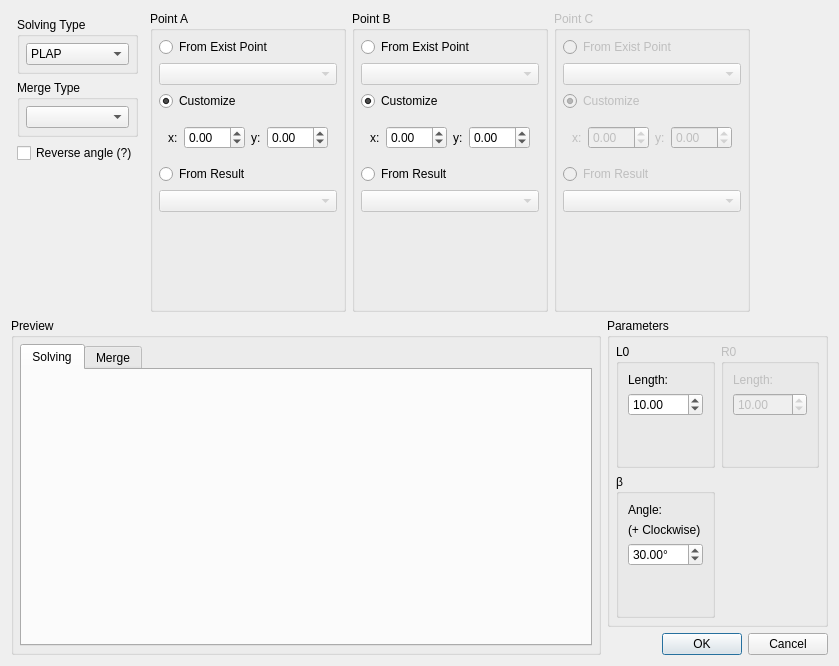
<?xml version="1.0" encoding="UTF-8"?>
<ui version="4.0">
 <class>Dialog</class>
 <widget class="QDialog" name="Dialog">
  <property name="geometry">
   <rect>
    <x>0</x>
    <y>0</y>
    <width>839</width>
    <height>666</height>
   </rect>
  </property>
  <property name="minimumSize">
   <size>
    <width>839</width>
    <height>666</height>
   </size>
  </property>
  <property name="maximumSize">
   <size>
    <width>839</width>
    <height>666</height>
   </size>
  </property>
  <property name="windowTitle">
   <string>Triangle Editor</string>
  </property>
  <property name="windowIcon">
   <iconset resource="../../../icons.qrc">
    <normaloff>:/icons/TS.png</normaloff>:/icons/TS.png</iconset>
  </property>
  <property name="modal">
   <bool>true</bool>
  </property>
  <layout class="QVBoxLayout" name="verticalLayout_14">
   <item>
    <layout class="QHBoxLayout" name="horizontalLayout_3">
     <item>
      <widget class="QWidget" name="typePanel" native="true">
       <layout class="QVBoxLayout" name="verticalLayout_3">
        <property name="spacing">
         <number>6</number>
        </property>
        <property name="leftMargin">
         <number>6</number>
        </property>
        <property name="topMargin">
         <number>6</number>
        </property>
        <property name="rightMargin">
         <number>6</number>
        </property>
        <property name="bottomMargin">
         <number>6</number>
        </property>
        <item>
         <widget class="QGroupBox" name="typeLayout">
          <property name="title">
           <string>Solving Type</string>
          </property>
          <layout class="QVBoxLayout" name="verticalLayout_10">
           <property name="leftMargin">
            <number>6</number>
           </property>
           <property name="topMargin">
            <number>6</number>
           </property>
           <property name="rightMargin">
            <number>6</number>
           </property>
           <property name="bottomMargin">
            <number>6</number>
           </property>
           <item>
            <widget class="QComboBox" name="type">
             <item>
              <property name="text">
               <string>PLAP</string>
              </property>
             </item>
             <item>
              <property name="text">
               <string>PLLP</string>
              </property>
             </item>
             <item>
              <property name="text">
               <string>PLPP</string>
              </property>
             </item>
             <item>
              <property name="text">
               <string>PPP</string>
              </property>
             </item>
            </widget>
           </item>
          </layout>
         </widget>
        </item>
        <item>
         <widget class="QGroupBox" name="mergeLayout">
          <property name="title">
           <string>Merge Type</string>
          </property>
          <layout class="QVBoxLayout" name="verticalLayout_11">
           <property name="leftMargin">
            <number>6</number>
           </property>
           <property name="topMargin">
            <number>6</number>
           </property>
           <property name="rightMargin">
            <number>6</number>
           </property>
           <property name="bottomMargin">
            <number>6</number>
           </property>
           <item>
            <widget class="QComboBox" name="merge"/>
           </item>
          </layout>
         </widget>
        </item>
        <item>
         <widget class="QCheckBox" name="other">
          <property name="toolTip">
           <string>Let the triangle upside down.</string>
          </property>
          <property name="text">
           <string>Reverse angle (?)</string>
          </property>
         </widget>
        </item>
        <item>
         <spacer name="verticalSpacer_3">
          <property name="orientation">
           <enum>Qt::Vertical</enum>
          </property>
          <property name="sizeHint" stdset="0">
           <size>
            <width>20</width>
            <height>1</height>
           </size>
          </property>
         </spacer>
        </item>
       </layout>
      </widget>
     </item>
     <item>
      <widget class="QGroupBox" name="p1Panel">
       <property name="title">
        <string>Point A</string>
       </property>
       <layout class="QVBoxLayout" name="verticalLayout_2">
        <property name="spacing">
         <number>6</number>
        </property>
        <property name="leftMargin">
         <number>6</number>
        </property>
        <property name="topMargin">
         <number>6</number>
        </property>
        <property name="rightMargin">
         <number>6</number>
        </property>
        <property name="bottomMargin">
         <number>6</number>
        </property>
        <item>
         <widget class="QRadioButton" name="p1Exist">
          <property name="text">
           <string>From Exist Point</string>
          </property>
         </widget>
        </item>
        <item>
         <widget class="QComboBox" name="p1">
          <property name="enabled">
           <bool>false</bool>
          </property>
         </widget>
        </item>
        <item>
         <widget class="QRadioButton" name="p1Customize">
          <property name="text">
           <string>Customize</string>
          </property>
          <property name="checked">
           <bool>true</bool>
          </property>
         </widget>
        </item>
        <item>
         <widget class="QWidget" name="p1Layout" native="true">
          <layout class="QHBoxLayout" name="horizontalLayout">
           <item>
            <widget class="QLabel" name="label_6">
             <property name="text">
              <string>x:</string>
             </property>
            </widget>
           </item>
           <item>
            <widget class="QDoubleSpinBox" name="x1">
             <property name="minimum">
              <double>-99.989999999999995</double>
             </property>
            </widget>
           </item>
           <item>
            <widget class="QLabel" name="label_7">
             <property name="text">
              <string>y:</string>
             </property>
            </widget>
           </item>
           <item>
            <widget class="QDoubleSpinBox" name="y1">
             <property name="minimum">
              <double>-99.989999999999995</double>
             </property>
            </widget>
           </item>
          </layout>
         </widget>
        </item>
        <item>
         <widget class="QRadioButton" name="p1Result">
          <property name="text">
           <string>From Result</string>
          </property>
         </widget>
        </item>
        <item>
         <widget class="QComboBox" name="r1">
          <property name="enabled">
           <bool>false</bool>
          </property>
         </widget>
        </item>
        <item>
         <spacer name="verticalSpacer_2">
          <property name="orientation">
           <enum>Qt::Vertical</enum>
          </property>
          <property name="sizeHint" stdset="0">
           <size>
            <width>20</width>
            <height>1</height>
           </size>
          </property>
         </spacer>
        </item>
       </layout>
      </widget>
     </item>
     <item>
      <widget class="QGroupBox" name="p2Panel">
       <property name="title">
        <string>Point B</string>
       </property>
       <layout class="QVBoxLayout" name="verticalLayout_6">
        <property name="spacing">
         <number>6</number>
        </property>
        <property name="leftMargin">
         <number>6</number>
        </property>
        <property name="topMargin">
         <number>6</number>
        </property>
        <property name="rightMargin">
         <number>6</number>
        </property>
        <property name="bottomMargin">
         <number>6</number>
        </property>
        <item>
         <widget class="QRadioButton" name="p2Exist">
          <property name="text">
           <string>From Exist Point</string>
          </property>
         </widget>
        </item>
        <item>
         <widget class="QComboBox" name="p2">
          <property name="enabled">
           <bool>false</bool>
          </property>
         </widget>
        </item>
        <item>
         <widget class="QRadioButton" name="p2Customize">
          <property name="text">
           <string>Customize</string>
          </property>
          <property name="checked">
           <bool>true</bool>
          </property>
         </widget>
        </item>
        <item>
         <widget class="QWidget" name="p2Layout" native="true">
          <layout class="QHBoxLayout" name="horizontalLayout_2">
           <item>
            <widget class="QLabel" name="label_10">
             <property name="text">
              <string>x:</string>
             </property>
            </widget>
           </item>
           <item>
            <widget class="QDoubleSpinBox" name="x2">
             <property name="minimum">
              <double>-99.989999999999995</double>
             </property>
            </widget>
           </item>
           <item>
            <widget class="QLabel" name="label_11">
             <property name="text">
              <string>y:</string>
             </property>
            </widget>
           </item>
           <item>
            <widget class="QDoubleSpinBox" name="y2">
             <property name="minimum">
              <double>-99.989999999999995</double>
             </property>
            </widget>
           </item>
          </layout>
         </widget>
        </item>
        <item>
         <widget class="QRadioButton" name="p2Result">
          <property name="text">
           <string>From Result</string>
          </property>
         </widget>
        </item>
        <item>
         <widget class="QComboBox" name="r2">
          <property name="enabled">
           <bool>false</bool>
          </property>
         </widget>
        </item>
        <item>
         <spacer name="verticalSpacer_6">
          <property name="orientation">
           <enum>Qt::Vertical</enum>
          </property>
          <property name="sizeHint" stdset="0">
           <size>
            <width>20</width>
            <height>1</height>
           </size>
          </property>
         </spacer>
        </item>
       </layout>
      </widget>
     </item>
     <item>
      <widget class="QGroupBox" name="p3Panel">
       <property name="enabled">
        <bool>false</bool>
       </property>
       <property name="title">
        <string>Point C</string>
       </property>
       <layout class="QVBoxLayout" name="verticalLayout_8">
        <property name="spacing">
         <number>6</number>
        </property>
        <property name="leftMargin">
         <number>6</number>
        </property>
        <property name="topMargin">
         <number>6</number>
        </property>
        <property name="rightMargin">
         <number>6</number>
        </property>
        <property name="bottomMargin">
         <number>6</number>
        </property>
        <item>
         <widget class="QRadioButton" name="p3Exist">
          <property name="text">
           <string>From Exist Point</string>
          </property>
         </widget>
        </item>
        <item>
         <widget class="QComboBox" name="p3">
          <property name="enabled">
           <bool>false</bool>
          </property>
         </widget>
        </item>
        <item>
         <widget class="QRadioButton" name="p3Customize">
          <property name="text">
           <string>Customize</string>
          </property>
          <property name="checked">
           <bool>true</bool>
          </property>
         </widget>
        </item>
        <item>
         <widget class="QWidget" name="p3Layout" native="true">
          <layout class="QHBoxLayout" name="horizontalLayout_5">
           <item>
            <widget class="QLabel" name="label_13">
             <property name="text">
              <string>x:</string>
             </property>
            </widget>
           </item>
           <item>
            <widget class="QDoubleSpinBox" name="x3">
             <property name="minimum">
              <double>-99.989999999999995</double>
             </property>
            </widget>
           </item>
           <item>
            <widget class="QLabel" name="label_14">
             <property name="text">
              <string>y:</string>
             </property>
            </widget>
           </item>
           <item>
            <widget class="QDoubleSpinBox" name="y3">
             <property name="minimum">
              <double>-99.989999999999995</double>
             </property>
            </widget>
           </item>
          </layout>
         </widget>
        </item>
        <item>
         <widget class="QRadioButton" name="p3Result">
          <property name="text">
           <string>From Result</string>
          </property>
         </widget>
        </item>
        <item>
         <widget class="QComboBox" name="r3">
          <property name="enabled">
           <bool>false</bool>
          </property>
         </widget>
        </item>
        <item>
         <spacer name="verticalSpacer_7">
          <property name="orientation">
           <enum>Qt::Vertical</enum>
          </property>
          <property name="sizeHint" stdset="0">
           <size>
            <width>20</width>
            <height>1</height>
           </size>
          </property>
         </spacer>
        </item>
       </layout>
      </widget>
     </item>
     <item>
      <spacer name="horizontalSpacer_2">
       <property name="orientation">
        <enum>Qt::Horizontal</enum>
       </property>
       <property name="sizeHint" stdset="0">
        <size>
         <width>1</width>
         <height>20</height>
        </size>
       </property>
      </spacer>
     </item>
    </layout>
   </item>
   <item>
    <layout class="QHBoxLayout" name="horizontalLayout_4">
     <item>
      <widget class="QGroupBox" name="PreviewPanel">
       <property name="minimumSize">
        <size>
         <width>590</width>
         <height>0</height>
        </size>
       </property>
       <property name="maximumSize">
        <size>
         <width>590</width>
         <height>16777215</height>
        </size>
       </property>
       <property name="title">
        <string>Preview</string>
       </property>
       <layout class="QVBoxLayout" name="verticalLayout_9">
        <property name="spacing">
         <number>6</number>
        </property>
        <property name="leftMargin">
         <number>6</number>
        </property>
        <property name="topMargin">
         <number>6</number>
        </property>
        <property name="rightMargin">
         <number>6</number>
        </property>
        <property name="bottomMargin">
         <number>6</number>
        </property>
        <item>
         <widget class="QTabWidget" name="tabWidget">
          <property name="currentIndex">
           <number>0</number>
          </property>
          <widget class="QWidget" name="Solving">
           <attribute name="title">
            <string>Solving</string>
           </attribute>
           <layout class="QVBoxLayout" name="verticalLayout_12">
            <property name="leftMargin">
             <number>6</number>
            </property>
            <property name="topMargin">
             <number>6</number>
            </property>
            <property name="rightMargin">
             <number>6</number>
            </property>
            <property name="bottomMargin">
             <number>6</number>
            </property>
            <item>
             <widget class="QLabel" name="triangleImage">
              <property name="text">
               <string/>
              </property>
             </widget>
            </item>
            <item>
             <spacer name="verticalSpacer_4">
              <property name="orientation">
               <enum>Qt::Vertical</enum>
              </property>
              <property name="sizeHint" stdset="0">
               <size>
                <width>20</width>
                <height>218</height>
               </size>
              </property>
             </spacer>
            </item>
           </layout>
          </widget>
          <widget class="QWidget" name="Merge">
           <attribute name="title">
            <string>Merge</string>
           </attribute>
           <layout class="QVBoxLayout" name="verticalLayout_13">
            <property name="leftMargin">
             <number>6</number>
            </property>
            <property name="topMargin">
             <number>6</number>
            </property>
            <property name="rightMargin">
             <number>6</number>
            </property>
            <property name="bottomMargin">
             <number>6</number>
            </property>
            <item>
             <widget class="QLabel" name="mergeImage">
              <property name="text">
               <string/>
              </property>
             </widget>
            </item>
            <item>
             <spacer name="verticalSpacer_8">
              <property name="orientation">
               <enum>Qt::Vertical</enum>
              </property>
              <property name="sizeHint" stdset="0">
               <size>
                <width>20</width>
                <height>218</height>
               </size>
              </property>
             </spacer>
            </item>
           </layout>
          </widget>
         </widget>
        </item>
       </layout>
      </widget>
     </item>
     <item>
      <layout class="QVBoxLayout" name="verticalLayout_7">
       <item>
        <widget class="QGroupBox" name="valuePanel">
         <property name="title">
          <string>Parameters</string>
         </property>
         <layout class="QGridLayout" name="gridLayout">
          <property name="leftMargin">
           <number>6</number>
          </property>
          <property name="topMargin">
           <number>6</number>
          </property>
          <property name="rightMargin">
           <number>6</number>
          </property>
          <property name="bottomMargin">
           <number>6</number>
          </property>
          <item row="0" column="0">
           <widget class="QGroupBox" name="len1Panel">
            <property name="title">
             <string>L0</string>
            </property>
            <layout class="QVBoxLayout" name="verticalLayout">
             <item>
              <widget class="QLabel" name="label">
               <property name="text">
                <string>Length:</string>
               </property>
              </widget>
             </item>
             <item>
              <widget class="QDoubleSpinBox" name="len1">
               <property name="minimum">
                <double>0.010000000000000</double>
               </property>
               <property name="value">
                <double>10.000000000000000</double>
               </property>
              </widget>
             </item>
             <item>
              <spacer name="verticalSpacer">
               <property name="orientation">
                <enum>Qt::Vertical</enum>
               </property>
               <property name="sizeHint" stdset="0">
                <size>
                 <width>20</width>
                 <height>40</height>
                </size>
               </property>
              </spacer>
             </item>
            </layout>
           </widget>
          </item>
          <item row="0" column="1">
           <widget class="QGroupBox" name="len2Panel">
            <property name="enabled">
             <bool>false</bool>
            </property>
            <property name="title">
             <string>R0</string>
            </property>
            <layout class="QVBoxLayout" name="verticalLayout_5">
             <item>
              <widget class="QLabel" name="label_2">
               <property name="text">
                <string>Length:</string>
               </property>
              </widget>
             </item>
             <item>
              <widget class="QDoubleSpinBox" name="len2">
               <property name="minimum">
                <double>0.010000000000000</double>
               </property>
               <property name="value">
                <double>10.000000000000000</double>
               </property>
              </widget>
             </item>
             <item>
              <spacer name="verticalSpacer_5">
               <property name="orientation">
                <enum>Qt::Vertical</enum>
               </property>
               <property name="sizeHint" stdset="0">
                <size>
                 <width>20</width>
                 <height>40</height>
                </size>
               </property>
              </spacer>
             </item>
            </layout>
           </widget>
          </item>
          <item row="2" column="0">
           <widget class="QGroupBox" name="anglePanel">
            <property name="title">
             <string>β</string>
            </property>
            <layout class="QVBoxLayout" name="verticalLayout_4">
             <item>
              <widget class="QLabel" name="label_3">
               <property name="text">
                <string>Angle:</string>
               </property>
              </widget>
             </item>
             <item>
              <widget class="QLabel" name="angleWise">
               <property name="text">
                <string>(+ Clockwise)</string>
               </property>
              </widget>
             </item>
             <item>
              <widget class="QDoubleSpinBox" name="angle">
               <property name="suffix">
                <string>°</string>
               </property>
               <property name="minimum">
                <double>-360.000000000000000</double>
               </property>
               <property name="maximum">
                <double>360.000000000000000</double>
               </property>
               <property name="value">
                <double>30.000000000000000</double>
               </property>
              </widget>
             </item>
             <item>
              <spacer name="verticalSpacer_9">
               <property name="orientation">
                <enum>Qt::Vertical</enum>
               </property>
               <property name="sizeHint" stdset="0">
                <size>
                 <width>20</width>
                 <height>40</height>
                </size>
               </property>
              </spacer>
             </item>
            </layout>
           </widget>
          </item>
         </layout>
        </widget>
       </item>
       <item>
        <widget class="QDialogButtonBox" name="buttonBox">
         <property name="sizePolicy">
          <sizepolicy hsizetype="Expanding" vsizetype="Fixed">
           <horstretch>0</horstretch>
           <verstretch>0</verstretch>
          </sizepolicy>
         </property>
         <property name="orientation">
          <enum>Qt::Horizontal</enum>
         </property>
         <property name="standardButtons">
          <set>QDialogButtonBox::Cancel|QDialogButtonBox::Ok</set>
         </property>
        </widget>
       </item>
      </layout>
     </item>
    </layout>
   </item>
  </layout>
 </widget>
 <resources>
  <include location="../../../icons.qrc"/>
  <include location="../../../icons.qrc"/>
 </resources>
 <connections>
  <connection>
   <sender>buttonBox</sender>
   <signal>accepted()</signal>
   <receiver>Dialog</receiver>
   <slot>accept()</slot>
   <hints>
    <hint type="sourcelabel">
     <x>662</x>
     <y>514</y>
    </hint>
    <hint type="destinationlabel">
     <x>374</x>
     <y>276</y>
    </hint>
   </hints>
  </connection>
  <connection>
   <sender>buttonBox</sender>
   <signal>rejected()</signal>
   <receiver>Dialog</receiver>
   <slot>reject()</slot>
   <hints>
    <hint type="sourcelabel">
     <x>662</x>
     <y>514</y>
    </hint>
    <hint type="destinationlabel">
     <x>374</x>
     <y>276</y>
    </hint>
   </hints>
  </connection>
  <connection>
   <sender>p1Exist</sender>
   <signal>toggled(bool)</signal>
   <receiver>p1</receiver>
   <slot>setEnabled(bool)</slot>
   <hints>
    <hint type="sourcelabel">
     <x>235</x>
     <y>44</y>
    </hint>
    <hint type="destinationlabel">
     <x>235</x>
     <y>71</y>
    </hint>
   </hints>
  </connection>
  <connection>
   <sender>p1Customize</sender>
   <signal>toggled(bool)</signal>
   <receiver>p1Layout</receiver>
   <slot>setEnabled(bool)</slot>
   <hints>
    <hint type="sourcelabel">
     <x>235</x>
     <y>98</y>
    </hint>
    <hint type="destinationlabel">
     <x>235</x>
     <y>136</y>
    </hint>
   </hints>
  </connection>
  <connection>
   <sender>p1Result</sender>
   <signal>toggled(bool)</signal>
   <receiver>r1</receiver>
   <slot>setEnabled(bool)</slot>
   <hints>
    <hint type="sourcelabel">
     <x>235</x>
     <y>174</y>
    </hint>
    <hint type="destinationlabel">
     <x>235</x>
     <y>201</y>
    </hint>
   </hints>
  </connection>
  <connection>
   <sender>p2Exist</sender>
   <signal>toggled(bool)</signal>
   <receiver>p2</receiver>
   <slot>setEnabled(bool)</slot>
   <hints>
    <hint type="sourcelabel">
     <x>434</x>
     <y>44</y>
    </hint>
    <hint type="destinationlabel">
     <x>434</x>
     <y>71</y>
    </hint>
   </hints>
  </connection>
  <connection>
   <sender>p2Customize</sender>
   <signal>toggled(bool)</signal>
   <receiver>p2Layout</receiver>
   <slot>setEnabled(bool)</slot>
   <hints>
    <hint type="sourcelabel">
     <x>434</x>
     <y>98</y>
    </hint>
    <hint type="destinationlabel">
     <x>434</x>
     <y>136</y>
    </hint>
   </hints>
  </connection>
  <connection>
   <sender>p2Result</sender>
   <signal>toggled(bool)</signal>
   <receiver>r2</receiver>
   <slot>setEnabled(bool)</slot>
   <hints>
    <hint type="sourcelabel">
     <x>434</x>
     <y>174</y>
    </hint>
    <hint type="destinationlabel">
     <x>434</x>
     <y>201</y>
    </hint>
   </hints>
  </connection>
  <connection>
   <sender>p3Exist</sender>
   <signal>toggled(bool)</signal>
   <receiver>p3</receiver>
   <slot>setEnabled(bool)</slot>
   <hints>
    <hint type="sourcelabel">
     <x>634</x>
     <y>44</y>
    </hint>
    <hint type="destinationlabel">
     <x>634</x>
     <y>71</y>
    </hint>
   </hints>
  </connection>
  <connection>
   <sender>p3Customize</sender>
   <signal>toggled(bool)</signal>
   <receiver>p3Layout</receiver>
   <slot>setEnabled(bool)</slot>
   <hints>
    <hint type="sourcelabel">
     <x>634</x>
     <y>98</y>
    </hint>
    <hint type="destinationlabel">
     <x>634</x>
     <y>136</y>
    </hint>
   </hints>
  </connection>
  <connection>
   <sender>p3Result</sender>
   <signal>toggled(bool)</signal>
   <receiver>r3</receiver>
   <slot>setEnabled(bool)</slot>
   <hints>
    <hint type="sourcelabel">
     <x>634</x>
     <y>174</y>
    </hint>
    <hint type="destinationlabel">
     <x>634</x>
     <y>201</y>
    </hint>
   </hints>
  </connection>
 </connections>
</ui>
